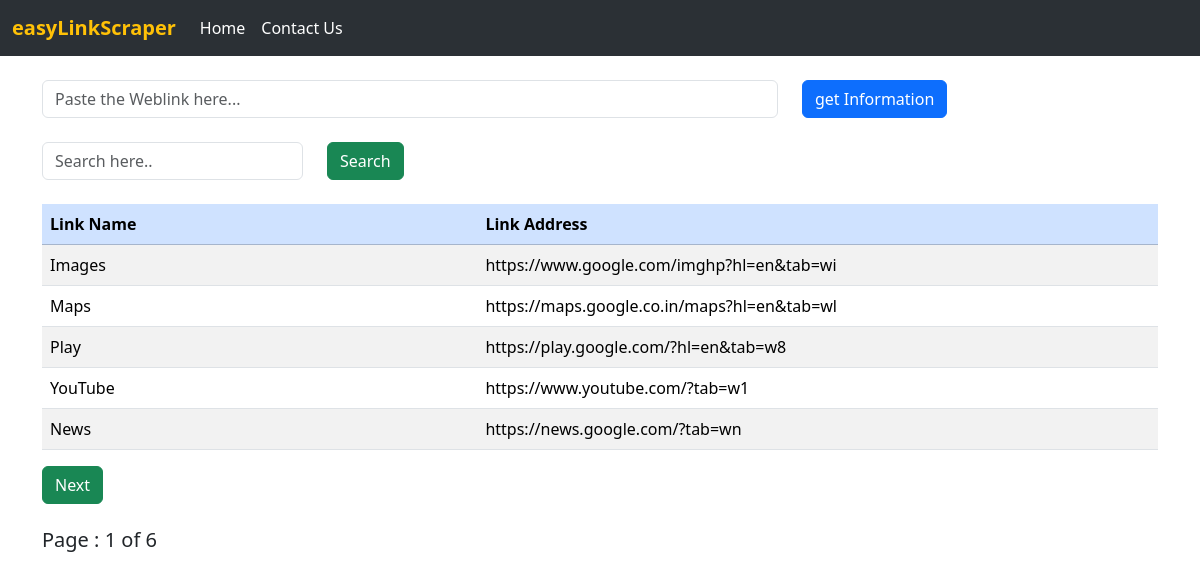
The page / on the database its author committed.
### scraperApp/models.py (models this page shows, shortened)
class getLinkData(models.Model):
    link_name = models.CharField(max_length=5000,null=True,blank=True)
    link_address = models.CharField(max_length=5000,null=True,blank=True)

### scraperApp/views.py (the view)
# urls.py: path('',scraper_view.getLinks,name="getLinks"),
def getLinks(request):
    if(request.method == "POST"):
        getlinkinfo = request.POST.get('getlinkinfo','')
        page = requests.get(getlinkinfo)
        soup = BeautifulSoup(page.text,'html.parser')
        getLinkData.objects.all().delete()
        for link in soup.find_all('a'):
            get_address = link.get('href')
            get_name = link.string
            getLinkData.objects.create(link_name=get_name,link_address=get_address)
        return redirect("/")
    else:
        searchLink = request.GET.get('searchLink')
        if(searchLink!='' and searchLink is not None):
            all_links = getLinkData.objects.filter(Q(link_name__icontains=searchLink) | Q(link_address__icontains=searchLink))
            if not all_links:
                messages.warning(request,f"No matching keyword for {searchLink}")
                all_links = getLinkData.objects.all()
            else:
                messages.success(request,f"Following are results for {searchLink}")
        elif(searchLink==''):
            messages.warning(request,f"Enter a valid Search...")
        else:
            all_links = getLinkData.objects.all()
        paginator = Paginator(all_links,5)
        page = request.GET.get('page')
        all_links = paginator.get_page(page)
    return render(request,"scraperApp/index.html",{'all_links':all_links})

### scraperApp/templates/scraperApp/index.html (shortened to what this page needs)
{% extends 'scraperApp/base.html' %}
{% block body %}
    <div class="container my-4">
        <form method="POST" action="/" class="form-inline">
            <div class="row">
                <div class="col-8">
                    <input class="form-control mr-sm-2" type="text" name="getlinkinfo" placeholder="Paste the Weblink here...">
                </div>
                <div class="col-4">
                    <button class="btn btn-primary" type="submit">get Information</button>
                </div>
            </div>
        </form>
    </div>
    <div class="container my-4">
        <form method="GET" action=" " class="form-inline">
            <div class="row">
                <div class="col-3">
                    <input class="form-control mr-sm-2" type="search" name="searchLink" placeholder="Search here..">
                </div>
                <div class="col-2">
                    <button class="btn btn-success" type="submit">Search</button>
                </div>
            </div>
        </form>
    </div>
    <div class="container">
        <table class="table table-striped">
            <thead class="table-primary">
                <tr>
                    <th scope="col-3">Link Name</th>
                    <th scope="col-5">Link Address</th>
                </tr>
            </thead>
            <tbody>
                {% for link in all_links %}
                <tr>
                    <td>{{link.link_name}}</td>
                    <td style="word-wrap: break-word;min-width: 160px;max-width: 160px;">{{link.link_address}}</td>
                </tr>
                {% endfor %}
            </tbody>
        </table>
        {% if all_links.has_next %}
            <a href="?page={{all_links.next_page_number}}" class="btn btn-success">Next</a>
        {% endif %}
        <h5 class="my-4">Page : {{all_links.number}} of {{all_links.paginator.num_pages}}</h5>
    </div>
{% endblock %}

### scraperApp/templates/scraperApp/base.html (shortened to what this page needs)
<!DOCTYPE html>
<html lang="en">
<head>
  <link href="https://cdn.jsdelivr.net/npm/bootstrap@5.3.2/dist/css/bootstrap.min.css" rel="stylesheet"
>
</head>
<body>
  <nav class="navbar navbar-expand-lg bg-body-tertiary" data-bs-theme="dark">
    <div class="container-fluid">
      <a class="navbar-brand text-warning" href="{% url 'getLinks'%}"><strong>easyLinkScraper</strong></a>
      <div class="collapse navbar-collapse" id="navbarSupportedContent">
        <ul class="navbar-nav me-auto mb-2 mb-lg-0">
          <li class="nav-item">
            <a class="nav-link active" aria-current="page" href="{% url 'getLinks'%}">Home</a>
          </li>
          <li class="nav-item">
            <a class="nav-link active" href="{% url 'getContact'%}">Contact Us</a>
          </li>
        </ul>
      </div>
    </div>
  </nav>
  {% block body %}
  {% endblock %}
</body>
</html>

### rows shown on the page
getLinkData: link_name "Images", link_address "https://www.google.com/imghp?hl=en&tab=wi"
getLinkData: link_name "Maps", link_address "https://maps.google.co.in/maps?hl=en&tab=wl"
getLinkData: link_name "Play", link_address "https://play.google.com/?hl=en&tab=w8"
getLinkData: link_name "YouTube", link_address "https://www.youtube.com/?tab=w1"
getLinkData: link_name "News", link_address "https://news.google.com/?tab=wn"

### other values the page prints
{{ all_links.number }} "1"
{{ all_links.paginator.num_pages }} "6"
